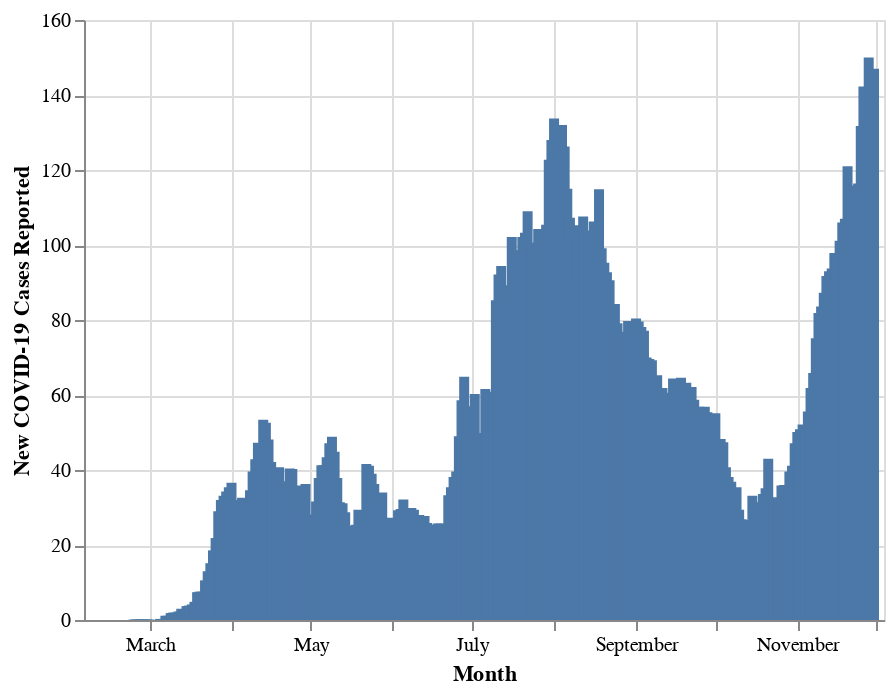

The notebook cell this image was saved under:
### Code cell
alt.Chart(covid_s).mark_bar().encode(
    x=alt.X('date:T', axis=alt.Axis(title='Month')),
    y=alt.Y('cases_avg:Q', axis=alt.Axis(title='New COVID-19 Cases Reported')),
)

### Figure 1 — Vega-Lite specification as saved in the notebook (floating-point values rounded to 4 significant figures; data arrays with more than 128 entries replaced by an {"elided": "..."} marker saying what was removed)
{"config": {"view": {"continuousWidth": 400, "continuousHeight": 300}}, "data": {"name": "data-57e6edf3b619da9efab8638bf11ceba4"}, "mark": "bar", "encoding": {"x": {"type": "temporal", "axis": {"title": "Month"}, "field": "date"}, "y": {"type": "quantitative", "axis": {"title": "New COVID-19 Cases Reported"}, "field": "cases_avg"}}, "$schema": "https://vega.github.io/schema/vega-lite/v4.8.1.json", "datasets": {"data-57e6edf3b619da9efab8638bf11ceba4": {"elided": "303 records"}}}
